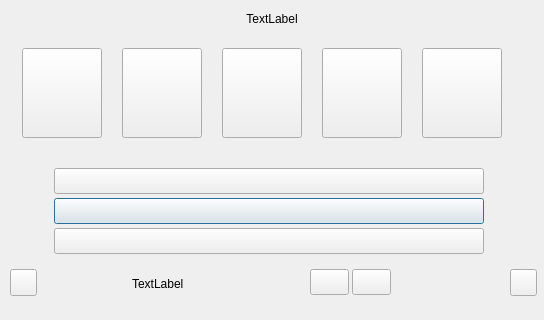
<?xml version="1.0" encoding="UTF-8"?>
<ui version="4.0">
 <class>FestivalDialog</class>
 <widget class="QDialog" name="FestivalDialog">
  <property name="geometry">
   <rect>
    <x>0</x>
    <y>0</y>
    <width>544</width>
    <height>320</height>
   </rect>
  </property>
  <property name="windowTitle">
   <string>Dialog</string>
  </property>
  <widget class="Label" name="cTitle">
   <property name="geometry">
    <rect>
     <x>0</x>
     <y>12</y>
     <width>544</width>
     <height>32</height>
    </rect>
   </property>
   <property name="text">
    <string>TextLabel</string>
   </property>
   <property name="alignment">
    <set>Qt::AlignHCenter|Qt::AlignTop</set>
   </property>
  </widget>
  <widget class="Label" name="cSizeLabel">
   <property name="geometry">
    <rect>
     <x>132</x>
     <y>274</y>
     <width>63</width>
     <height>20</height>
    </rect>
   </property>
   <property name="text">
    <string>TextLabel</string>
   </property>
  </widget>
  <widget class="FestivalButton" name="cLargeFestivalButton">
   <property name="geometry">
    <rect>
     <x>54</x>
     <y>198</y>
     <width>430</width>
     <height>26</height>
    </rect>
   </property>
   <property name="text">
    <string/>
   </property>
  </widget>
  <widget class="FestivalButton" name="cGrandFestivalButton">
   <property name="geometry">
    <rect>
     <x>54</x>
     <y>228</y>
     <width>430</width>
     <height>26</height>
    </rect>
   </property>
   <property name="text">
    <string/>
   </property>
  </widget>
  <widget class="FestivalButton" name="cSmallFestivalButton">
   <property name="geometry">
    <rect>
     <x>54</x>
     <y>168</y>
     <width>430</width>
     <height>26</height>
    </rect>
   </property>
   <property name="text">
    <string/>
   </property>
  </widget>
  <widget class="Button" name="cAccept">
   <property name="geometry">
    <rect>
     <x>310</x>
     <y>269</y>
     <width>39</width>
     <height>26</height>
    </rect>
   </property>
   <property name="text">
    <string/>
   </property>
  </widget>
  <widget class="Button" name="cCancel">
   <property name="geometry">
    <rect>
     <x>352</x>
     <y>269</y>
     <width>39</width>
     <height>26</height>
    </rect>
   </property>
   <property name="text">
    <string/>
   </property>
  </widget>
  <widget class="Button" name="cReturn">
   <property name="geometry">
    <rect>
     <x>510</x>
     <y>269</y>
     <width>27</width>
     <height>27</height>
    </rect>
   </property>
   <property name="text">
    <string/>
   </property>
  </widget>
  <widget class="Button" name="cHelp">
   <property name="geometry">
    <rect>
     <x>10</x>
     <y>269</y>
     <width>27</width>
     <height>27</height>
    </rect>
   </property>
   <property name="text">
    <string/>
   </property>
  </widget>
  <widget class="GodButton" name="cCeresButton">
   <property name="geometry">
    <rect>
     <x>22</x>
     <y>48</y>
     <width>80</width>
     <height>90</height>
    </rect>
   </property>
   <property name="text">
    <string/>
   </property>
  </widget>
  <widget class="GodButton" name="cNeptuneButton">
   <property name="geometry">
    <rect>
     <x>122</x>
     <y>48</y>
     <width>80</width>
     <height>90</height>
    </rect>
   </property>
   <property name="text">
    <string/>
   </property>
  </widget>
  <widget class="GodButton" name="cMercuryButton">
   <property name="geometry">
    <rect>
     <x>222</x>
     <y>48</y>
     <width>80</width>
     <height>90</height>
    </rect>
   </property>
   <property name="text">
    <string/>
   </property>
  </widget>
  <widget class="GodButton" name="cMarsButton">
   <property name="geometry">
    <rect>
     <x>322</x>
     <y>48</y>
     <width>80</width>
     <height>90</height>
    </rect>
   </property>
   <property name="text">
    <string/>
   </property>
  </widget>
  <widget class="GodButton" name="cVenusButton">
   <property name="geometry">
    <rect>
     <x>422</x>
     <y>48</y>
     <width>80</width>
     <height>90</height>
    </rect>
   </property>
   <property name="text">
    <string/>
   </property>
  </widget>
 </widget>
 <customwidgets>
  <customwidget>
   <class>Button</class>
   <extends>QPushButton</extends>
   <header>widget/button.h</header>
  </customwidget>
  <customwidget>
   <class>Label</class>
   <extends>QLabel</extends>
   <header>widget/label.h</header>
  </customwidget>
  <customwidget>
   <class>FestivalButton</class>
   <extends>QPushButton</extends>
   <header>dialog/festivaldialog.h</header>
  </customwidget>
  <customwidget>
   <class>GodButton</class>
   <extends>QPushButton</extends>
   <header>dialog/festivaldialog.h</header>
  </customwidget>
 </customwidgets>
 <resources/>
 <connections/>
</ui>
